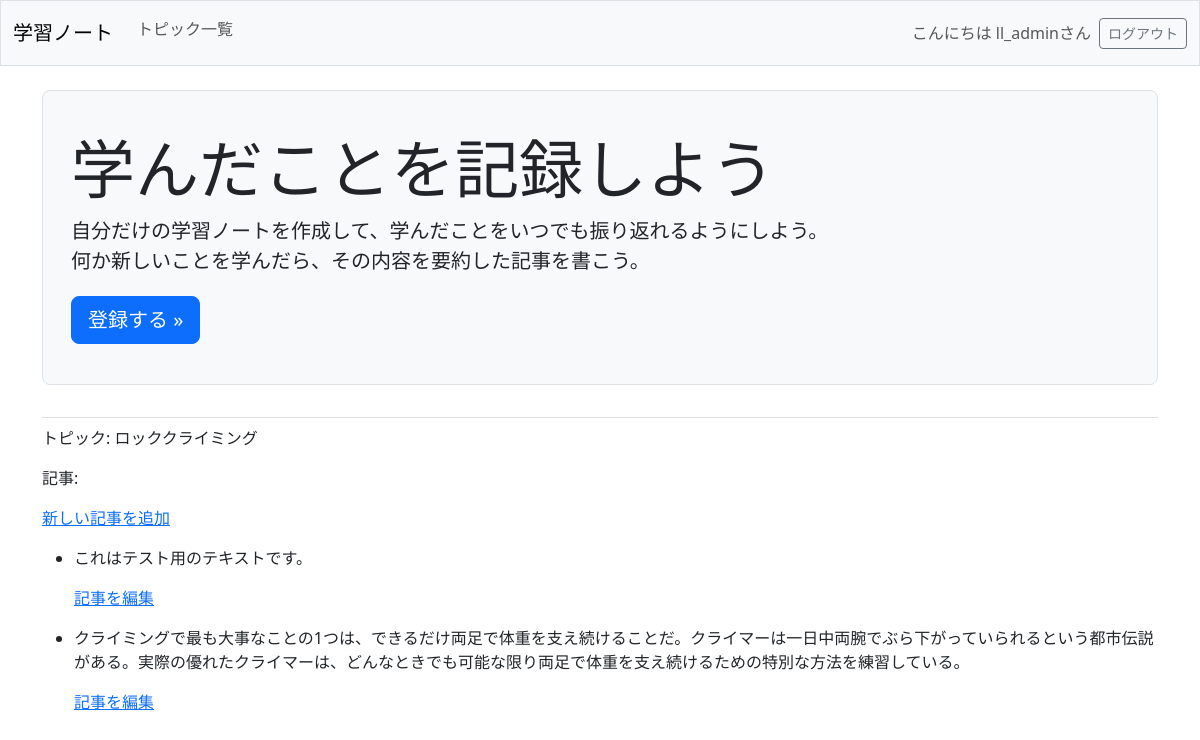
The page /topics/2/ (signed in) on the database its author committed.
### learning_logs/models.py (models this page shows, shortened)
class Topic(models.Model):
    text = models.CharField(max_length=200)
    date_added = models.DateTimeField(auto_now_add=True)
    owner = models.ForeignKey(User, on_delete=models.CASCADE)

class Entry(models.Model):
    topic = models.ForeignKey(Topic, on_delete=models.CASCADE)
    text = models.TextField()
    date_added = models.DateTimeField(auto_now_add=True)
    class Meta:
        verbose_name_plural = "entries"

### learning_logs/views.py (the view)
# urls.py: path("topics/<int:topic_id>/", views.topic, name="topic"),
@login_required
def topic(request, topic_id):
    topic = Topic.objects.get(id=topic_id)
    check_topic_owner(topic, request.user)
    entries = topic.entry_set.order_by("-date_added")
    context = {"topic": topic, "entries": entries}
    return render(request, "learning_logs/topic.html", context)

### learning_logs/views.py (called while the page is built)
def check_topic_owner(topic, user):
    if topic.owner != user:
        raise Http404

### learning_logs/templates/learning_logs/topic.html (shortened to what this page needs)
{% extends "learning_logs/base.html" %} {% block content %}
<p>トピック: {{ topic.text }}</p>
<p>記事:</p>
<p>
  <a href="{% url 'learning_logs:new_entry' topic.id %}">新しい記事を追加</a>
</p>
<ul>
  {% for entry in entries %}
  <li>
    <p>{{ entry.text|linebreaks }}</p>
    <p>
      <a href="{% url 'learning_logs:edit_entry' entry.id %}">記事を編集</a>
    </p>
  </li>
  {% empty %}
  <li>このトピックにはまだ記事がありません。</li>
  {% endfor %}
</ul>
{% endblock content %}

### learning_logs/templates/learning_logs/base.html (shortened to what this page needs)
<!DOCTYPE html>
<html lang="ja">
  <head>
    {% load django_bootstrap5 %} {% bootstrap_css %} {% bootstrap_javascript %}
  </head>
  <body>
    <nav class="navbar navbar-expand-md navbar-light bg-light mb-4 border">
      <div class="container-fluid">
        <a class="navbar-brand" href="{% url 'learning_logs:index' %}">
          学習ノート</a
        >
        <div class="collapse navbar-collapse" id="navbarCollapse">
          <ul class="navbar-nav me-auto mb-2 mb-mb-0">
            <li class="nav-item">
              <a class="nav-link" href="{% url 'learning_logs:topics' %}">
                トピック一覧</a
              >
            </li>
          </ul>
          <ul class="navbar-nav ms-auto mb-2 mb-md-0">
            {% if user.is_authenticated %}
            <li class="nav-item">
              <span class="navbar-text me-2"
                >こんにちは {{ user.username }}さん
              </span>
            </li>
            {% endif %}
          </ul>
          {% if user.is_authenticated %}
          <form action="{% url 'accounts:logout' %}" method="post">
            <button name="submit" class="btn btn-outline-secondary btn-sm">
              ログアウト
            </button>
          </form>
          {% endif %}
        </div>
      </div>
    </nav>
    <main class="container">
      <div class="pb-2 mb-2 border-bottom">
        {% block page_header %}
        <div class="p-3 mb-4 bg-light border rounded-3">
          <div class="container-fluid py-4">
            <h1 class="display-3">学んだことを記録しよう</h1>
            <p class="lead">
              自分だけの学習ノートを作成して、学んだことをいつでも振り返れるようにしよう。<br />
              何か新しいことを学んだら、その内容を要約した記事を書こう。
            </p>
            <a
              class="btn btn-primary btn-lg mt-1"
              href="{% url 'accounts:register' %}"
              >登録する &raquo;</a
            >
          </div>
        </div>
        {% endblock %}
      </div>
      <div>{% block content %}{% endblock %}</div>
    </main>
  </body>
</html>

### rows shown on the page
Topic: text "ロッククライミング"
Entry: text "これはテスト用のテキストです。"
Entry: text "クライミングで最も大事なことの1つは、できるだけ両足で体重を支え続けることだ。クライマーは一日中両腕でぶら下がっていられるという都市伝説がある。実際の優れたクライマーは、どんなときでも可能な限り両足で体重を支え続けるための特別な方法を練習している。"

### other values the page prints
{{ user.username }} "ll_admin"
